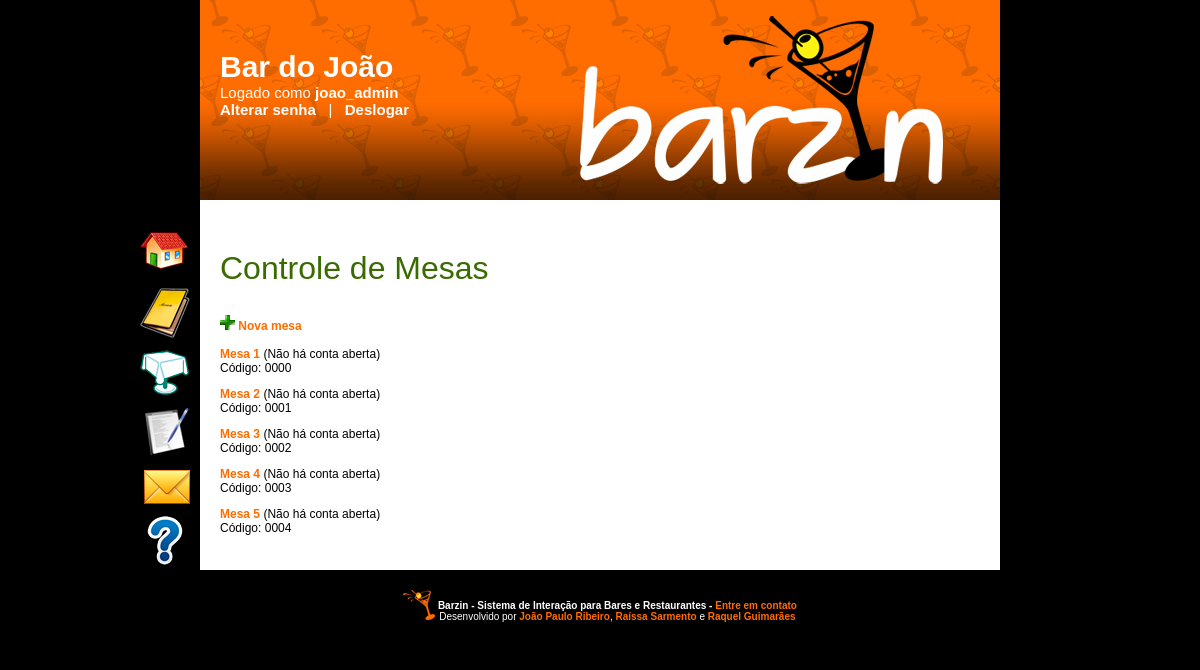
Screenshot of /mesas/index.php (signed in) with the database file from the repository.
### tables this page shows
CREATE TABLE bares (
    id              			SERIAL			PRIMARY KEY,
    admin_login     			VARCHAR(20) 	NOT NULL    UNIQUE,
    func_login      			VARCHAR(20) 	NOT NULL    UNIQUE,
    nome            			VARCHAR(50) 	NOT NULL    UNIQUE,
    rua							TEXT			NOT NULL,
    numero          			TEXT,   
    complemento     			TEXT,
    bairro          			TEXT 			NOT NULL,
    cidade          			TEXT    		NOT NULL,
    estado          			TEXT    		NOT NULL,
    cep             			TEXT    		NOT NULL,
    telefone1       			TEXT    		NOT NULL,
    telefone2       			TEXT    		NOT NULL,
    email           			VARCHAR(50)		NOT NULL    UNIQUE,
    ultima_atualizacao_pedidos 	TIMESTAMP 		NOT NULL,
    versao_cardapio				BIGINT UNSIGNED,  
    
    CONSTRAINT bar_admin_fk FOREIGN KEY (admin_login) REFERENCES usuarios(login),
    CONSTRAINT bar_func_fk FOREIGN KEY (func_login) REFERENCES usuarios(login)
);

CREATE TABLE mesas (
	id			SERIAL 				PRIMARY KEY,
	bar_id		BIGINT UNSIGNED 	NOT NULL,
	codigo 		VARCHAR(4) 			UNIQUE,
	nome 		VARCHAR(30) 		NOT NULL,
	
	CONSTRAINT mesas_bar_fk FOREIGN KEY (bar_id) REFERENCES bares(id) ON DELETE CASCADE
);

### src/classes/dao.php (called while the page is built, shortened)
<?php
include_once 'bar.php';
include_once 'mesa.php';
class DAO {
    function DAO() {
		$host = "localhost";
		$usuario = "barzin";
		$senha = "123456";
		$db = "barzin";
    }
    function get_tipo_usuario($login) {
    	$login = mysql_real_escape_string($login);
    	$consulta_admin = mysql_query("SELECT b.id
        									FROM bares b
        									WHERE b.admin_login='$login'");
    	if (mysql_num_rows($consulta_admin) == 1) {
    		return "admin";
    	}
    }
    function recupera_bar_pelo_login($login_usuario) {
    	$login_usuario = mysql_real_escape_string($login_usuario);
        $consulta = mysql_query("SELECT b.*
        							FROM bares b
        							WHERE b.admin_login='$login_usuario'
	        							OR b.func_login='$login_usuario'");
        if (mysql_num_rows($consulta) == 1) {
        	$bar = new Bar();
        	$bar->setar_atributos_consulta($consulta);
        	return $bar;
        }
        return null;
    }
    function recupera_mesa($id_mesa) {
    	$id_mesa = mysql_real_escape_string($id_mesa);
    	$consulta_mesa = mysql_query("SELECT m.*
    										FROM mesas m
            								WHERE m.id=$id_mesa");
    	if (mysql_num_rows($consulta_mesa)) {
    		$mesa = new Mesa();
    		$mesa->setar_atributos_consulta($consulta_mesa);
    		foreach ($this->recupera_pessoas_por_mesa($id_mesa) as $pessoa) {
    			$mesa->adicionar_pessoa($pessoa);
    		}
    		return $mesa;
    	}
    	return new Erro("Não foi encontrada mesa com o ID $id_mesa");
    }
    function recupera_mesas($id_bar) {
    	$id_bar = mysql_real_escape_string($id_bar);
    	$consulta = mysql_query("SELECT m.id
        								FROM mesas m
        								WHERE m.bar_id=$id_bar
        								ORDER BY m.nome");
    	$lista_mesas = array();
    	while (list($id_mesa) = mysql_fetch_array($consulta)) {
    		$lista_mesas[] = $this->recupera_mesa($id_mesa);
    	}
    	return $lista_mesas;
    }
    function recupera_pessoas_por_mesa($id_mesa) {
    	$id_mesa = mysql_real_escape_string($id_mesa);
    	$consulta = mysql_query("SELECT p.id
            						FROM pessoas p
            						WHERE p.mesa_id=$id_mesa
            						ORDER BY p.nome");
    	$lista_pessoas = array();
    	return $lista_pessoas;
    }
}
?>

### src/classes/bean.php (called while the page is built, shortened)
<?php
class Bean extends transformavel_json {
	public function setar_atributos_consulta($consulta, $atributos_ignorar = array()) {
		$array = mysql_fetch_assoc($consulta);
	}
}
?>

### src/classes/bar.php (called while the page is built, shortened)
<?php
include_once 'bean.php';
class Bar extends Bean {
	protected $id, $nome, $rua, $numero, $complemento, $bairro, $cidade, $estado, $cep, $telefone1, $telefone2, $email, $versao_cardapio, $admin_login, $func_login;
	public function Bar($nome = "", $rua = "", $numero = "", $complemento = "", $bairro = "", $cidade = "", $estado = "", $cep = "", $telefone1 = "", $telefone2 = "", $email = "", $admin_login = "", $func_login = "", $id = 0) {
		$this->id = $id;
		$this->nome = $nome;
	}
	public function get_id() {
		return $this->id;
	}
	public function get_nome() {
		return $this->nome;
	}
}
?>

### src/classes/mesa.php (called while the page is built, shortened)
<?php
include_once 'bean.php';
class Mesa extends Bean {
	protected $id, $bar_id, $nome, $codigo;
	public function Mesa($nome = "", $pessoas = array(), $bar_id = 0, $id = 0, $codigo = "") {
		$this->nome = $nome;
		$this->pessoas = $pessoas;
		$this->id = $id;
		$this->codigo = $codigo;
	}
	public function get_id() {
		return $this->id;
	}
	public function get_nome() {
		return $this->nome;
	}
	public function get_pessoas() {
		return $this->pessoas;
	}
	public function get_codigo() {
		return $this->codigo;
	}
}
?>

### src/mesas/index.php (the view, shortened to what this page needs)
<?php
include_once '../classes/design.php';
include_once '../classes/dao.php';
$banco = new DAO();
$design = new Design("..");
$design->imprimir_topo();
$login_usuario = $_SESSION["usuario_logado"];
$tipo_usuario = $banco->get_tipo_usuario($login_usuario);
$bar = $banco->recupera_bar_pelo_login($login_usuario);
?>
<a href="index.php" class="titulo_secao">Controle de Mesas</a><br/><br/><br/>
<?php
if ($tipo_usuario == "admin") {
	echo "
	 <a href=\"javascript: void(0);\" id=\"link_nova_mesa\" onclick=\"prepararCriarMesa();\"><img src=\"".$design->get_endereco_imagem("mais.gif")."\" /> Nova mesa</a>
	 <div id=\"nova_mesa\" style=\"display: none;\">
		<table class=\"semBorda\">
			<form id=\"form_nova_mesa\" action=\"\" onsubmit=\"return criarMesa();\">
			<input type=\"hidden\" name=\"bar_id\" value=\"".$bar->get_id()."\" />
			<tr>
	 			<td nowrap align=\"right\">Nova mesa*:</td>
				<td><input type=\"text\" size=\"20\" name=\"nome\" class=\"Nome da mesa|Obrig\" /></td>
			</tr>
			<tr>
				<td colspan=\"2\" align=\"center\"><button type=\"submit\">OK</button> <button type=\"button\" onclick=\"cancelarCriarMesa()\">Cancelar</button>
			</tr>
			</form>
		</table>
		<br/>
	 </div>
	 <div id=\"salvando_nova_mesa\" style=\"display: none;\">Salvando nova mesa...</div>
	 <br/><br/>
	";
}
$mesas = $banco->recupera_mesas($bar->get_id());
foreach ($mesas as $mesa) {
	echo "<a href=\"detalhes.php?id=".$mesa->get_id()."\">".$mesa->get_nome()."</a> (";
	$numero_pessoas = count($mesa->get_pessoas());
	if ($numero_pessoas > 0) {
		echo "Conta aberta - $numero_pessoas pessoa";
		if ($numero_pessoas > 1) {
			echo "s";
		}
	}
	else {
		echo "Não há conta aberta";
	}
	echo ")<br/>
	 Código: ".$mesa->get_codigo()."
	 <p/>
	";
}
?>
<?php
$design->imprimir_fim();
?>

### src/classes/design.php (shortened to what this page needs)
<?php
include_once 'dao.php';
class Design {
	private $raiz, $adicionarBody, $login_usuario;
	public function Design($pastaraiz, $adicionarBody = "") {
		$this->raiz = $pastaraiz;
		$this->adicionarBody = $adicionarBody;
		if (isset($_SESSION["usuario_logado"])) {
			$this->login_usuario = $_SESSION["usuario_logado"];
		}
	}
	public function imprimir_topo() {
		echo "
		 <html>
		 <head>
		 <meta http-equiv=\"X-UA-Compatible\" content=\"IE=8\" />
		 <meta http-equiv=\"Content-Type\" content=\"text/html; charset=utf-8\">
		 <title>Barzin - Interação em Bares e Restaurantes!</title>
		 <link rel=\"stylesheet\" href=\"".$this->raiz."/css/estilo.css\" type=\"text/css\">
 		 <script type=\"text/javascript\" src=\"".$this->raiz."/javascripts/jquery-1.8.3.min.js\" charset=\"utf-8\"></script>
		 <script type=\"text/javascript\" src=\"".$this->raiz."/javascripts/funcoes.js\" charset=\"utf-8\"></script>
		 <script type=\"text/javascript\">
			var _gaq = _gaq || [];
			_gaq.push(['_setAccount', 'UA-31024939-2']);
			_gaq.push(['_trackPageview']);
			(function() {
				var ga = document.createElement('script'); ga.type = 'text/javascript'; ga.async = true;
				ga.src = ('https:' == document.location.protocol ? 'https://ssl' : 'http://www') + '.google-analytics.com/ga.js';
				var s = document.getElementsByTagName('script')[0]; s.parentNode.insertBefore(ga, s);
			})();
		</script>
		 </head>
		 <body ".$this->adicionarBody.">
		 <div class=\"principal\">
		";
		if (isset($this->login_usuario)) {
			$banco = new DAO();
			$bar = $banco->recupera_bar_pelo_login($this->login_usuario);
			echo "
		 	 <div class=\"logado\">
		 	 	<div style=\"font-size: 30px; font-weight: bold; text-align: left;\">".$bar->get_nome()."</div>
			 	Logado como <b>".$this->login_usuario."</b><br>
			 	<a href=\"".$this->raiz."/login/alterar_senha.php\" class=\"link_logado\">Alterar senha</a> &nbsp;&nbsp;|&nbsp;&nbsp;
			 	<a href=\"".$this->raiz."/login/deslogar.php\" class=\"link_logado\">Deslogar</a>
			 </div>
			";
		}
		echo "
		 <div class=\"topo\" align=\"right\">
		 	<div style=\"position: relative; width: 100%; height: 200px; background: url(".$this->raiz."/img/degrade.png) repeat-x; z-index: 0;\">
		 		<a href=\"".$this->raiz."/index.php\"><img src=\"".$this->raiz."/img/topo.png\" /></a>
		 	</div>
		 </div>
		 <div class=\"conteudo\">
		 	<div style=\"position: fixed; top: 200px; margin-left: -230px; width: 200px; text-align: right;\">
	 	 		<div id=\"textoMenu\" style=\"font-size: 14px; height: 15px; color: #ffffff; padding-bottom: 10px;\"></div>
	 	";
		if (isset($this->login_usuario)) {
			$tipo_usuario = $banco->get_tipo_usuario($this->login_usuario);
			if ($tipo_usuario == "admin") {
				$this->imprimir_menu_gerente();
			}
			else {
				$this->imprimir_menu_funcionario();
			}
		}
	 	echo "
	 	 </div>
		";
	}
	public function imprimir_menu_gerente() {
		echo "
		 <a class=\"link_menu\" href=\"".$this->raiz."/index.php\"><img src=\"".$this->raiz."/img/home.png\" onMouseOver=\"menu('Página inicial')\" onMouseOut=\"menu('')\" /></a>
		 <a class=\"link_menu\" href=\"".$this->raiz."/cardapio/index.php\"><img src=\"".$this->raiz."/img/cardapio.png\" onMouseOver=\"menu('Controle do Cardápio')\" onMouseOut=\"menu('')\" /></a>
		 <a class=\"link_menu\" href=\"".$this->raiz."/mesas/index.php\"><img src=\"".$this->raiz."/img/mesa.png\" onMouseOver=\"menu('Controle de Mesas')\" onMouseOut=\"menu('')\" /></a>
		 <a class=\"link_menu\" href=\"".$this->raiz."/alterarCadastro.php\"><img src=\"".$this->raiz."/img/cadastrar.png\" onMouseOver=\"menu('Alterar informações do bar')\" onMouseOut=\"menu('')\" /></a>
		 <a class=\"link_menu\" href=\"".$this->raiz."/faleconosco/index.php\"><img src=\"".$this->raiz."/img/contato.png\" onMouseOver=\"menu('Fale conosco')\" onMouseOut=\"menu('')\" /></a>
		 <a class=\"link_menu\" href=\"".$this->raiz."/ajudaGerente.php\"><img src=\"".$this->raiz."/img/ajuda.png\" onMouseOver=\"menu('Ajuda')\" onMouseOut=\"menu('')\" /></a>
		";
	}
	public function imprimir_fim() {
		echo "
		 </div>
		 <div class=\"rodape\">
		 	<div style=\"display: inline-block;\">
		 		<img src=\"".$this->raiz."/img/drink.png\" />
		 	</div>
		 	<div style=\"display: inline-block;\">
		 		<b>Barzin - Sistema de Interação para Bares e Restaurantes - <a href=\"".$this->raiz."/faleconosco/index.php\">Entre em contato</a></b><br/>
		 		Desenvolvido por <a href=\"http://jpribeiro.com\" target=\"_blank\">João Paulo Ribeiro</a>, <a href=\"http://raissasarmento.com\" target=\"_blank\">Raíssa Sarmento</a> e <a href=\"http://raquelguimaraes.com\" target=\"_blank\">Raquel Guimarães</a>
		 	</div>
		 </div>
		 </div>
		 </body>
		 </html>
		";
	}
	public function get_endereco_imagem($nome_arquivo) {
		return $this->raiz."/img/".$nome_arquivo;
	}
}

### src/css/estilo.css (style rules this page uses)
body { font-family: Arial, Trebuchet MS, Verdana, Tahoma; font-size: 12px; text-align: center; background-color: #000000; margin: 0; }
img { border: 0; }
a { color: #ff6c00; font-weight: bold; text-decoration: none;; }
.topo { background: url('../img/seamless.png'); }
.logado { color: #ffffff; position: absolute; top: 50px; margin-left: 20px; width: 300px; z-index: 999; font-size: 15px; text-align: left; }
.link_logado { color: #ffffff; }
.principal { width: 800px; background-color: #ffffff; margin: auto; text-align: justify; padding: 0; }
.conteudo { padding: 20px; padding-top: 50px; min-height: 300px; }
.rodape { color: #ffffff; background: #000000; text-align: center; padding: 20px; font-size: 10px; }
.titulo_secao { font-weight: normal; font-size: 32px; color: #3a6b00; }
.link_menu { margin-bottom: 12px; display: block; }

### rows the page displays
bares: nome "Bar do João"
mesas: nome "Mesa 1", codigo "0000"
mesas: nome "Mesa 2", codigo "0001"
mesas: nome "Mesa 3", codigo "0002"
mesas: nome "Mesa 4", codigo "0003"
mesas: nome "Mesa 5", codigo "0004"

### other values shown
$this->login_usuario "joao_admin"
